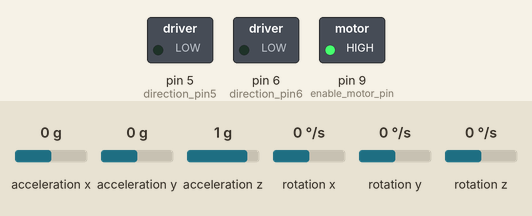
Simulated run of this sketch. Board: Arduino Uno, built with avr-gcc and run on an emulated ATmega328P. On the bench: switched loads named in the sketch (green lamp = pin HIGH). Wiring (inferred from the names in the program): MPU-6050 motion sensor at I2C address 0x68. The inputs (shaded band) are chosen by the test bench; at power-on: acceleration y 0 g, rotation x 0 °/s, acceleration x 0 g, acceleration z 1 g, rotation y 0 °/s, rotation z 0 °/s. What the sketch prints to the serial monitor is not drawn.

Above: at 4.2 s.
4.3 s: acceleration y set to -1.4 g
At 6.26 s:
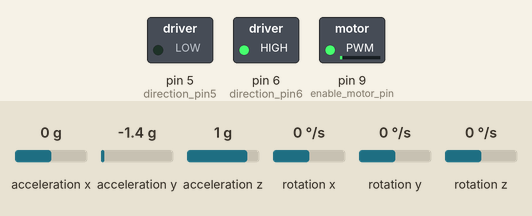
7.3 s: acceleration y set to 0 g
At 10.04 s:
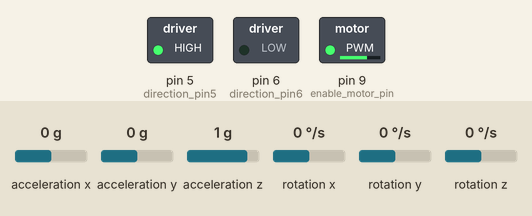
10.3 s: rotation x set to -100 °/s
At 12.0 s:
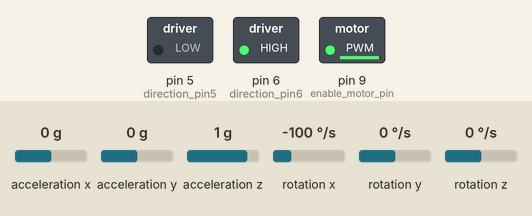
Timing chart, 0 to 17.1 s (numbered marks = the images above; inputs shaded):
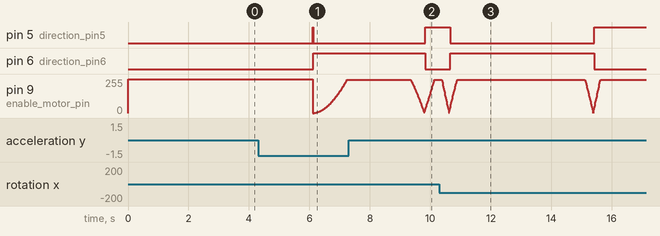

Measured:
- after the input at 4.3 s, pin 6 (direction_pin6): LOW → HIGH after 1.8 s
- after the input at 7.3 s, pin 5 (direction_pin5): LOW → HIGH after 2.5 s; pin 6 (direction_pin6): HIGH → LOW after 2.5 s
- after the input at 10.3 s, pin 5 (direction_pin5): HIGH → LOW after 0.35 s, → HIGH 4.8 s later; pin 6 (direction_pin6): LOW → HIGH after 0.35 s, → LOW 4.8 s later

The sketch:

My_Own_PID_160327.ino
```cpp
#include<Wire.h>
const int MPU_addr=0x68;  // I2C address of the MPU-6050
int16_t AcX,AcY,AcZ,Tmp,GyX,GyY,GyZ;
float motorSpeed;
float lastLoopUsefulTime;
float loopStartTime;
int STD_LOOP_TIME = 13;
float lastLoopTime;
float tilt = 0;
float loopCount = 0;
float gyroCal = 0;
float gyroOffset;
long unsigned int loopTime = 0;
float accelCal = 0;
float accelOffset;

float setpoint;
float error;
float kP = 1;
float kI = 0.001;
float kD = 3;
float P;
float I;
float D;
float IntThresh = 50000;
float ScaleFactor = .002;
float Integral = 0;
float LastTilt = 0;


void setup(){
  Wire.begin();
  Wire.beginTransmission(MPU_addr);
  Wire.write(0x6B);  // PWR_MGMT_1 register
  Wire.write(0);     // set to zero (wakes up the MPU-6050)
  Wire.endTransmission(true);
  pinMode (9, OUTPUT);  //enable motor pin
  pinMode (6, OUTPUT);  //direction pin6
  pinMode (5, OUTPUT);  //direction pin5
  digitalWrite (9, HIGH); //enable motor
  delay (3000);

  Serial.begin(115200);
}
void loop(){
  ///////////////////////////////////////////////////////////////
  //read sensor values
  Wire.beginTransmission(MPU_addr);
  Wire.write(0x3B);  // starting with register 0x3B (ACCEL_XOUT_H)
  Wire.endTransmission(false);
  Wire.requestFrom(MPU_addr,14,true);  // request a total of 14 registers
  AcX=Wire.read()<<8|Wire.read();  // 0x3B (ACCEL_XOUT_H) & 0x3C (ACCEL_XOUT_L)
  AcY=Wire.read()<<8|Wire.read();  // 0x3D (ACCEL_YOUT_H) & 0x3E (ACCEL_YOUT_L)
  AcZ=Wire.read()<<8|Wire.read();  // 0x3F (ACCEL_ZOUT_H) & 0x40 (ACCEL_ZOUT_L)
  Tmp=Wire.read()<<8|Wire.read();  // 0x41 (TEMP_OUT_H) & 0x42 (TEMP_OUT_L)
  GyX=Wire.read()<<8|Wire.read();  // 0x43 (GYRO_XOUT_H) & 0x44 (GYRO_XOUT_L)
  GyY=Wire.read()<<8|Wire.read();  // 0x45 (GYRO_YOUT_H) & 0x46 (GYRO_YOUT_L)
  GyZ=Wire.read()<<8|Wire.read();  // 0x47 (GYRO_ZOUT_H) & 0x48 (GYRO_ZOUT_L)
  //Serial.print("\t AcX = "); Serial.print(AcX);
  Serial.print(" \t | AcY = "); Serial.print(AcY);
  //Serial.print(" \t | AcZ = "); Serial.print(AcZ);
  //Serial.print(" \t | Tmp = "); Serial.print(Tmp/340.00+36.53);  //equation for temperature in degrees C from datasheet
  Serial.print(" \t | GyX = "); Serial.print(GyX);
  //Serial.print(" \t | GyY = "); Serial.print(GyY);
  Serial.print(" \t | motorSpeed = "); Serial.println(motorSpeed);
  //Serial.print(" | GyZ = "); Serial.println(GyZ);
  /////////////////////////////////////////////////////////////////////////////////////
  //determine sensor reading when level, calculation performed once during the program
  loopTime = millis();
  if (loopTime < 6000){
    gyroCal = gyroCal + GyX;
    accelCal = accelCal + AcY;
    loopCount = loopCount + 1;
  }


  else if (loopTime < 6100 && loopTime > 6000){
      gyroOffset = gyroCal / loopCount;
      accelOffset = accelCal / loopCount;
    }
  else if (loopTime > 6100){
  /////////////////////////////////////////////////////////////////////////////////////
  //Adjust accelerometer and gyro readings for offsets
  GyX = GyX - gyroOffset;
  AcY = AcY - accelOffset;
  tilt = tilt + GyX;
  Serial.print(" \t | tilt = "); Serial.print(tilt);
  Serial.print(" \t | lastLoopUsefulTime = "); Serial.print(lastLoopUsefulTime);
  //Serial.print(" \t | gyroOffset = "); Serial.print(gyroOffset);
  //Serial.print(" \t | accelOffset = "); Serial.print(accelOffset);
  //account for gyroscope drift
  gyroOffset = gyroOffset - (AcY * .003);
  /////////////////////////////////////////////////////////////////////////////////////
  //Calculate motor speed using a PID controller
  setpoint = 0;
  if (abs(tilt) < IntThresh){ // prevent integral 'windup'
  Integral = Integral + tilt; // accumulate the error integral
  }
  else {
  Integral = Integral; // zero it if out of bounds
  }

  P = tilt * kP;
  I = Integral * kI;
  D = (tilt - LastTilt) * kD;
  motorSpeed = P + I + D; // Total motorSpeed = P + I + D
  motorSpeed = motorSpeed * ScaleFactor; // scale Drive to be in the range 0-255
  LastTilt = tilt;
  Serial.print(" \t | P = "); Serial.print(P);
  Serial.print(" \t | I = "); Serial.print(I);
  Serial.print(" \t | D = "); Serial.print(D);
  ////////////////////////////////////////////////////////////////////////////////////
  //determine motor direction and output speed and direction

  if (tilt < 0){
    digitalWrite (6, 1);       //direction pin6
    digitalWrite (5, 0);        //direction pin5
  }
  else {
    digitalWrite (6, 0);        //direction pin7
    digitalWrite (5, 1);       //direction pin4
  }
  motorSpeed = abs(motorSpeed);

  if (motorSpeed >250) {
    motorSpeed = 250;
  }
  analogWrite (9, motorSpeed);  //set motor speed
//////////////////////////////////////////////////////////////////////////////////////
//calculate loop time, delay so all loops take the same amount of time
    lastLoopUsefulTime = millis() - loopStartTime;
    if (lastLoopUsefulTime < STD_LOOP_TIME) {
      delay(STD_LOOP_TIME - lastLoopUsefulTime);
    }

    lastLoopTime = millis() - loopStartTime;
    loopStartTime = millis();
  }
}
```
